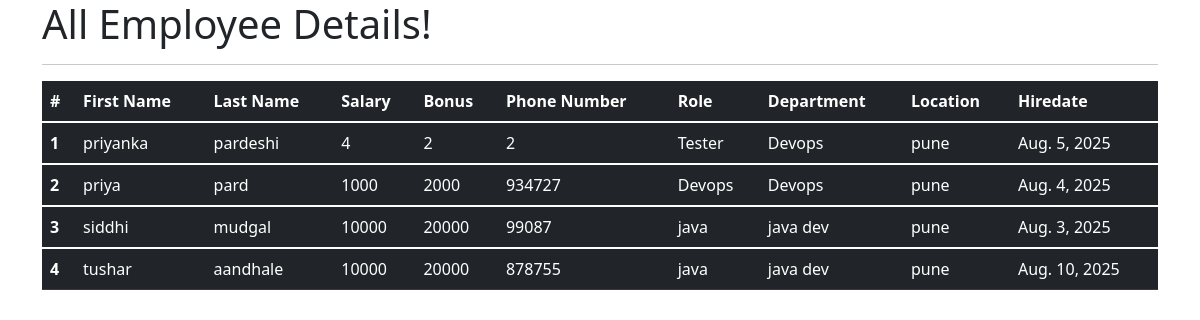
The page /all_emp on the database as committed earlier.
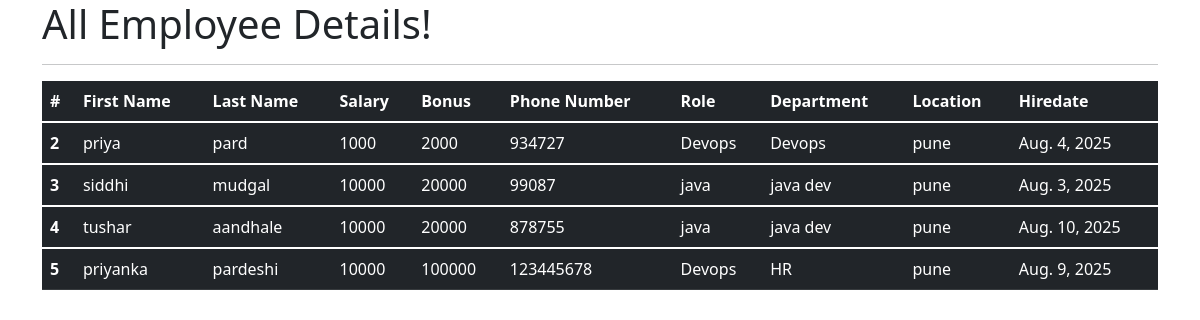
The same page on the database as committed later.
### emp_app/models.py (models this page shows, shortened)
class Employee(models.Model):
    first_name = models.CharField(max_length=100, null= False)
    last_name = models.CharField(max_length=100)
    dept = models.ForeignKey(Department, on_delete=models.CASCADE)
    salary = models.IntegerField(default=0)
    bonus = models.IntegerField(default=0)
    role = models.ForeignKey(Role, on_delete=models.CASCADE)
    phone = models.IntegerField(default=0)
    hire_date = models.DateField()
    def __str__(self):
        return "%s %s %s "%(self.first_name,self.last_name,self.phone)

class Role(models.Model):
    name = models.CharField(max_length=100,null=False)

class Department(models.Model):
    name = models.CharField(max_length = 100,null=False)
    location = models.CharField(max_length=100)

### emp_app/views.py (the view)
# urls.py: path('all_emp', views.all_emp, name='all_emp'),
def all_emp(request):
    emps = Employee.objects.all()
    context = {
        'emps' : emps
    }
    print(context)
    return render(request, 'view_all_emp.html', context)

### emp_app/templates/view_all_emp.html (shortened to what this page needs)
<!DOCTYPE html>
<html lang="en">
<head>
<link href="https://cdn.jsdelivr.net/npm/bootstrap@5.1.3/dist/css/bootstrap.min.css" rel="stylesheet">
</head>
<body>
<div class="container">
        <h1>All Employee Details!</h1>
    <hr>
    <table class="table table-dark">
<thead>
    <tr>
    <th scope="col">#</th>
    <th scope="col">First Name</th>
    <th scope="col">Last Name</th>
    <th scope="col">Salary</th>
    <th scope="col">Bonus</th>
    <th scope="col">Phone Number</th>
    <th scope="col">Role</th>
    <th scope="col">Department</th>
    <th scope="col">Location</th>
    <th scope="col">Hiredate</th>
    </tr>
</thead>
        {% for emp in emps %}
<tbody>
    <tr>
    <th scope="row">{{emp.id}}</th>
    <td>{{emp.first_name}}</td>
    <td>{{emp.last_name}}</td>
    <td>{{emp.salary}}</td>
    <td>{{emp.bonus}}</td>
    <td>{{emp.phone}}</td>
    <td>{{emp.role.name}}</td>
    <td>{{emp.dept.name}}</td>
    <td>{{emp.dept.location}}</td>
    <td>{{emp.hire_date}}</td>
    </tr>
</tbody>
        {% endfor %}
</table>
</div>
</body>
</html>

Rows that differ between the two databases and show on the page:
removed Employee: id "1", first_name "priyanka", last_name "pardeshi", salary "4", bonus "2", phone "2", role.name "Tester", dept.name "Devops", dept.location "pune", hire_date "Aug. 5, 2025"
added Employee: id "5", first_name "priyanka", last_name "pardeshi", salary "10000", bonus "100000", phone "123445678", role.name "Devops", dept.name "HR", dept.location "pune", hire_date "Aug. 9, 2025"
